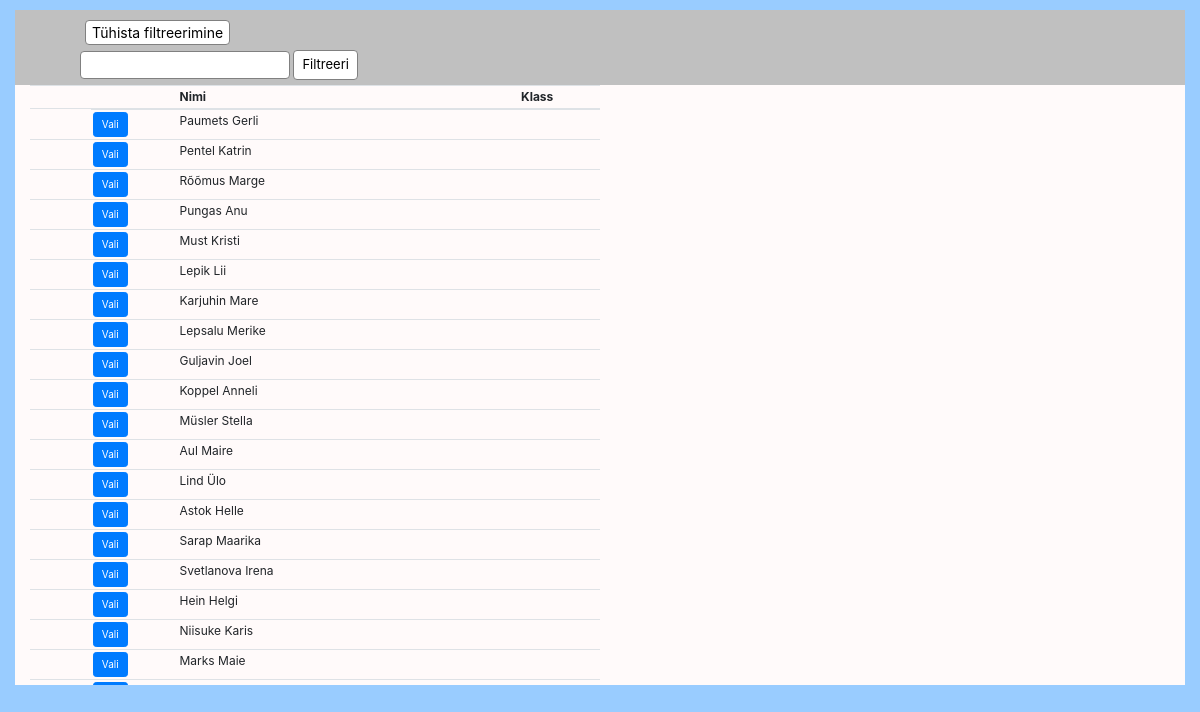
The app's page /borrow_select_reader.php with its own data.
### tables this page shows
CREATE TABLE IF NOT EXISTS `lugeja` (
  `id` int(11) NOT NULL AUTO_INCREMENT,
  `klass` int(11) NOT NULL,
  `eesnimi` varchar(20) NOT NULL,
  `perekonnanimi` varchar(20) NOT NULL,
  `aadress` varchar(25) NOT NULL,
  `linn` varchar(25) NOT NULL,
  `maakond` varchar(20) NOT NULL,
  `postiindeks` varchar(6) NOT NULL,
  `telefon` varchar(15) NOT NULL,
  `markused` varchar(255) NOT NULL,
  PRIMARY KEY (`id`),
  KEY `FK_lugeja_klass` (`klass`)
);

### borrow_select_reader.php (the view, shortened to what this page needs)
<?php
include_once("config.php");
$sql= "SELECT lugeja.id, klass.klass as k, lugeja.perekonnanimi, lugeja.eesnimi, lugeja.aadress, lugeja.linn, lugeja.maakond, lugeja.postiindeks, lugeja.telefon, lugeja.markused from (lugeja LEFT join klass ON lugeja.klass = klass.id)";
?>
<!DOCTYPE html>
<html>
<head>
<link rel="stylesheet" href="style.css" type="text/css"/>
<link rel="stylesheet" href="https://cdn.jsdelivr.net/npm/bootstrap@4.5.3/dist/css/bootstrap.min.css">
</head>
<body>
   <div class="container-fluid">
 <div class="col" style="margin-bottom:33rem; "id="filter">
	<div class="search_menu" style="margin-top:10px;" >
<button onclick="window.location.href='borrow_select_reader.php';" style="margin-top:10px; margin-bottom:5px;" >Tühista filtreerimine</button>
	<form action="<?php echo $_SERVER['PHP_SELF']; ?>" method="POST" class="vorm">
 <?php
			$search = (isset($_POST['search'])) ? htmlentities($_POST['search']) : ''; ?>
			<input type="text" name="search" value="<?= $search ?>" required>
			<input type ="submit" value="Filtreeri" style=" margin-bottom:5px;" >
		</form>
</div> </div>
 <div class="col " style="margin-top:-33rem" id="tabel">
<div class="table-wrapper-scroll-y my-custom-scrollbar">
    <table id="editable_table" class="table table-sm table-hover" style="width:50%;">
<thead>
    <tr>
         <th></th>
        <th>Nimi</th>
        <th>Klass</th>
    </tr>
	</thead>
	<tbody>
<?php
$result = mysqli_query($conn, $sql) or die("error:".mysqli_error($conn));
  while($row = mysqli_fetch_array($result)) {
  echo '
  <tr>
	<td style="visibility:hidden;">'.$row["id"].'</td>
	<td><a  class="btn btn-primary btn-sm" style="font-size:10px;" href="borrow_select_meedia.php?id='.$row["id"].'"   >Vali</a></td>
	<td>'.$row["perekonnanimi"].' '.$row["eesnimi"].'</td>
    <td>'.$row["k"].'</td>
  </tr> ';
;}
 ?>
	</tbody>
	</table>
</div>
</div>
</div>
</body>
</html>

### style.css (style rules this page uses)
body { background-color: #99CCFF !important; ; }
#filter { background-color: #C0C0C0; }
#tabel { background-color: snow; }
.search_menu { margin-left:50px; margin-top: 10px; }
.search_menu button { margin-left:5px; font-size:14px; border-radius: 4px; background-color:white; border: 1px solid gray; }
.my-custom-scrollbar { position: relative; height: 600px; overflow: auto; }
.table-wrapper-scroll-y { display: block; }
#editable_table { font-size:12px; }
#editable_table th, #editable_table td { padding: 2px; }
#editable_table th { top: 0; position: sticky; background-color: snow; }
.vorm input[type=submit] { padding: 4px 8px; border: none; border-radius: 4px; background-color:white; border: 1px solid gray; margin-bottom:-50px; font-size: 13px; }
.vorm input[type=text], .vorm select { padding:4px 8px; border: 1px solid gray; border-radius: 4px; box-sizing: border-box; font-size: 12px; }
.vorm { font-size:12px; }

### records on screen
lugeja: perekonnanimi "Paumets", eesnimi "Gerli"
lugeja: perekonnanimi "Pentel", eesnimi "Katrin"
lugeja: perekonnanimi "Rõõmus", eesnimi "Marge"
lugeja: perekonnanimi "Pungas", eesnimi "Anu"
lugeja: perekonnanimi "Must", eesnimi "Kristi"
lugeja: perekonnanimi "Lepik", eesnimi "Lii"
lugeja: perekonnanimi "Karjuhin", eesnimi "Mare"
lugeja: perekonnanimi "Lepsalu", eesnimi "Merike"
lugeja: perekonnanimi "Guljavin", eesnimi "Joel"
lugeja: perekonnanimi "Koppel", eesnimi "Anneli"
lugeja: perekonnanimi "Müsler", eesnimi "Stella"
lugeja: perekonnanimi "Aul", eesnimi "Maire"
lugeja: perekonnanimi "Lind", eesnimi "Ülo"
lugeja: perekonnanimi "Astok", eesnimi "Helle"
lugeja: perekonnanimi "Sarap", eesnimi "Maarika"
lugeja: perekonnanimi "Svetlanova", eesnimi "Irena"
lugeja: perekonnanimi "Hein", eesnimi "Helgi"
lugeja: perekonnanimi "Niisuke", eesnimi "Karis"
lugeja: perekonnanimi "Marks", eesnimi "Maie"
